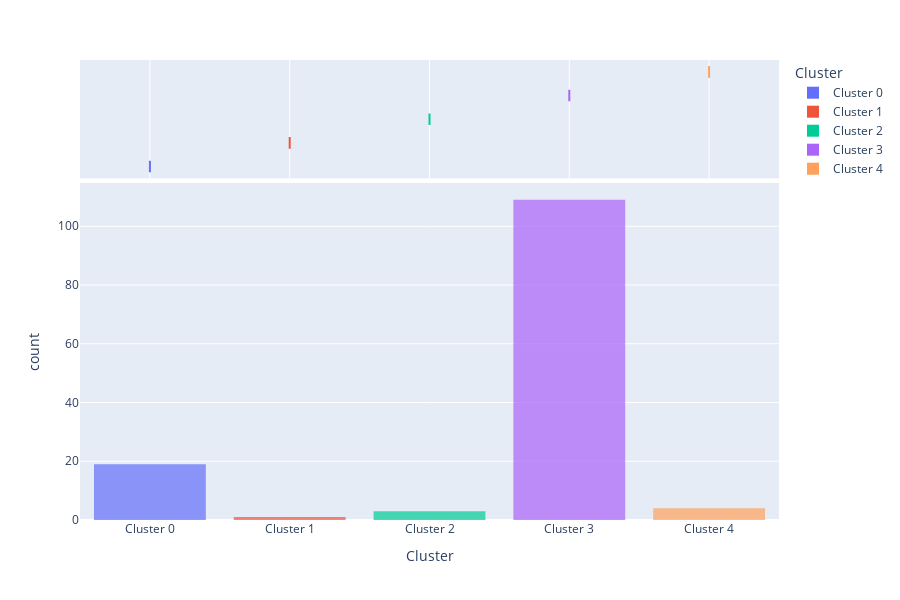

The notebook cell this image was saved under:
### Code cell
plot_model(model_kmeans, plot = 'distribution')

### Figure 1 — Plotly figure (JSON) as saved in the notebook; plotly's stock layout.template omitted (floating-point values rounded to 4 significant figures; data arrays with more than 128 entries replaced by an {"elided": "..."} marker saying what was removed)
{"data": [{"alignmentgroup": "True", "bingroup": "x", "hovertemplate": "Cluster=%{x}<br>count=%{y}<extra></extra>", "legendgroup": "Cluster 0", "marker": {"color": "#636efa", "opacity": 0.7, "pattern": {"shape": ""}}, "name": "Cluster 0", "offsetgroup": "Cluster 0", "orientation": "v", "showlegend": true, "type": "histogram", "x": ["Cluster 0", "Cluster 0", "Cluster 0", "Cluster 0", "Cluster 0", "Cluster 0", "Cluster 0", "Cluster 0", "Cluster 0", "Cluster 0", "Cluster 0", "Cluster 0", "Cluster 0", "Cluster 0", "Cluster 0", "Cluster 0", "Cluster 0", "Cluster 0", "Cluster 0"], "xaxis": "x", "yaxis": "y"}, {"alignmentgroup": "True", "customdata": {"elided": "19x7 mixed values"}, "hovertemplate": "Cluster=%{x}<br>Codigo distrito=%{customdata[0]}<br>Nombre tipo zona=%{customdata[1]}<br>Nit cliente-sucursal=%{customdata[2]}<br>Recency=%{customdata[3]}<br>Monetary=%{customdata[4]}<br>Frequency=%{customdata[5]}<br>Distrito-Nombretipozona=%{customdata[6]}<extra></extra>", "legendgroup": "Cluster 0", "marker": {"color": "#636efa"}, "name": "Cluster 0", "notched": true, "offsetgroup": "Cluster 0", "showlegend": false, "type": "box", "x": ["Cluster 0", "Cluster 0", "Cluster 0", "Cluster 0", "Cluster 0", "Cluster 0", "Cluster 0", "Cluster 0", "Cluster 0", "Cluster 0", "Cluster 0", "Cluster 0", "Cluster 0", "Cluster 0", "Cluster 0", "Cluster 0", "Cluster 0", "Cluster 0", "Cluster 0"], "xaxis": "x2", "yaxis": "y2"}, {"alignmentgroup": "True", "bingroup": "x", "hovertemplate": "Cluster=%{x}<br>count=%{y}<extra></extra>", "legendgroup": "Cluster 1", "marker": {"color": "#EF553B", "opacity": 0.7, "pattern": {"shape": ""}}, "name": "Cluster 1", "offsetgroup": "Cluster 1", "orientation": "v", "showlegend": true, "type": "histogram", "x": ["Cluster 1"], "xaxis": "x", "yaxis": "y"}, {"alignmentgroup": "True", "customdata": [[90, "Mayorista", "809011022-1", 24, 2432909, 24, "90-Mayorista"]], "hovertemplate": "Cluster=%{x}<br>Codigo distrito=%{customdata[0]}<br>Nombre tipo zona=%{customdata[1]}<br>Nit cliente-sucursal=%{customdata[2]}<br>Recency=%{customdata[3]}<br>Monetary=%{customdata[4]}<br>Frequency=%{customdata[5]}<br>Distrito-Nombretipozona=%{customdata[6]}<extra></extra>", "legendgroup": "Cluster 1", "marker": {"color": "#EF553B"}, "name": "Cluster 1", "notched": true, "offsetgroup": "Cluster 1", "showlegend": false, "type": "box", "x": ["Cluster 1"], "xaxis": "x2", "yaxis": "y2"}, {"alignmentgroup": "True", "bingroup": "x", "hovertemplate": "Cluster=%{x}<br>count=%{y}<extra></extra>", "legendgroup": "Cluster 2", "marker": {"color": "#00cc96", "opacity": 0.7, "pattern": {"shape": ""}}, "name": "Cluster 2", "offsetgroup": "Cluster 2", "orientation": "v", "showlegend": true, "type": "histogram", "x": ["Cluster 2", "Cluster 2", "Cluster 2"], "xaxis": "x", "yaxis": "y"}, {"alignmentgroup": "True", "customdata": [[90, "Mayorista", "900241288-1", 24, 788702, 24, "90-Mayorista"], [90, "Mayorista", "93386132-1", 22, 721928, 19, "90-Mayorista"], [90, "Mayorista", "900363900-1", 24, 631901, 23, "90-Mayorista"]], "hovertemplate": "Cluster=%{x}<br>Codigo distrito=%{customdata[0]}<br>Nombre tipo zona=%{customdata[1]}<br>Nit cliente-sucursal=%{customdata[2]}<br>Recency=%{customdata[3]}<br>Monetary=%{customdata[4]}<br>Frequency=%{customdata[5]}<br>Distrito-Nombretipozona=%{customdata[6]}<extra></extra>", "legendgroup": "Cluster 2", "marker": {"color": "#00cc96"}, "name": "Cluster 2", "notched": true, "offsetgroup": "Cluster 2", "showlegend": false, "type": "box", "x": ["Cluster 2", "Cluster 2", "Cluster 2"], "xaxis": "x2", "yaxis": "y2"}, {"alignmentgroup": "True", "bingroup": "x", "hovertemplate": "Cluster=%{x}<br>count=%{y}<extra></extra>", "legendgroup": "Cluster 3", "marker": {"color": "#ab63fa", "opacity": 0.7, "pattern": {"shape": ""}}, "name": "Cluster 3", "offsetgroup": "Cluster 3", "orientation": "v", "showlegend": true, "type": "histogram", "x": ["Cluster 3", "Cluster 3", "Cluster 3", "Cluster 3", "Cluster 3", "Cluster 3", "Cluster 3", "Cluster 3", "Cluster 3", "Cluster 3", "Cluster 3", "Cluster 3", "Cluster 3", "Cluster 3", "Cluster 3", "Cluster 3", "Cluster 3", "Cluster 3", "Cluster 3", "Cluster 3", "Cluster 3", "Cluster 3", "Cluster 3", "Cluster 3", "Cluster 3", "Cluster 3", "Cluster 3", "Cluster 3", "Cluster 3", "Cluster 3", "Cluster 3", "Cluster 3", "Cluster 3", "Cluster 3", "Cluster 3", "Cluster 3", "Cluster 3", "Cluster 3", "Cluster 3", "Cluster 3", "Cluster 3", "Cluster 3", "Cluster 3", "Cluster 3", "Cluster 3", "Cluster 3", "Cluster 3", "Cluster 3", "Cluster 3", "Cluster 3", "Cluster 3", "Cluster 3", "Cluster 3", "Cluster 3", "Cluster 3", "Cluster 3", "Cluster 3", "Cluster 3", "Cluster 3", "Cluster 3", "Cluster 3", "Cluster 3", "Cluster 3", "Cluster 3", "Cluster 3", "Cluster 3", "Cluster 3", "Cluster 3", "Cluster 3", "Cluster 3", "Cluster 3", "Cluster 3", "Cluster 3", "Cluster 3", "Cluster 3", "Cluster 3", "Cluster 3", "Cluster 3", "Cluster 3", "Cluster 3", "Cluster 3", "Cluster 3", "Cluster 3", "Cluster 3", "Cluster 3", "Cluster 3", "Cluster 3", "Cluster 3", "Cluster 3", "Cluster 3", "Cluster 3", "Cluster 3", "Cluster 3", "Cluster 3", "Cluster 3", "Cluster 3", "Cluster 3", "Cluster 3", "Cluster 3", "Cluster 3", "Cluster 3", "Cluster 3", "Cluster 3", "Cluster 3", "Cluster 3", "Cluster 3", "Cluster 3", "Cluster 3", "Cluster 3"], "xaxis": "x", "yaxis": "y"}, {"alignmentgroup": "True", "customdata": {"elided": "109x7 mixed values"}, "hovertemplate": "Cluster=%{x}<br>Codigo distrito=%{customdata[0]}<br>Nombre tipo zona=%{customdata[1]}<br>Nit cliente-sucursal=%{customdata[2]}<br>Recency=%{customdata[3]}<br>Monetary=%{customdata[4]}<br>Frequency=%{customdata[5]}<br>Distrito-Nombretipozona=%{customdata[6]}<extra></extra>", "legendgroup": "Cluster 3", "marker": {"color": "#ab63fa"}, "name": "Cluster 3", "notched": true, "offsetgroup": "Cluster 3", "showlegend": false, "type": "box", "x": ["Cluster 3", "Cluster 3", "Cluster 3", "Cluster 3", "Cluster 3", "Cluster 3", "Cluster 3", "Cluster 3", "Cluster 3", "Cluster 3", "Cluster 3", "Cluster 3", "Cluster 3", "Cluster 3", "Cluster 3", "Cluster 3", "Cluster 3", "Cluster 3", "Cluster 3", "Cluster 3", "Cluster 3", "Cluster 3", "Cluster 3", "Cluster 3", "Cluster 3", "Cluster 3", "Cluster 3", "Cluster 3", "Cluster 3", "Cluster 3", "Cluster 3", "Cluster 3", "Cluster 3", "Cluster 3", "Cluster 3", "Cluster 3", "Cluster 3", "Cluster 3", "Cluster 3", "Cluster 3", "Cluster 3", "Cluster 3", "Cluster 3", "Cluster 3", "Cluster 3", "Cluster 3", "Cluster 3", "Cluster 3", "Cluster 3", "Cluster 3", "Cluster 3", "Cluster 3", "Cluster 3", "Cluster 3", "Cluster 3", "Cluster 3", "Cluster 3", "Cluster 3", "Cluster 3", "Cluster 3", "Cluster 3", "Cluster 3", "Cluster 3", "Cluster 3", "Cluster 3", "Cluster 3", "Cluster 3", "Cluster 3", "Cluster 3", "Cluster 3", "Cluster 3", "Cluster 3", "Cluster 3", "Cluster 3", "Cluster 3", "Cluster 3", "Cluster 3", "Cluster 3", "Cluster 3", "Cluster 3", "Cluster 3", "Cluster 3", "Cluster 3", "Cluster 3", "Cluster 3", "Cluster 3", "Cluster 3", "Cluster 3", "Cluster 3", "Cluster 3", "Cluster 3", "Cluster 3", "Cluster 3", "Cluster 3", "Cluster 3", "Cluster 3", "Cluster 3", "Cluster 3", "Cluster 3", "Cluster 3", "Cluster 3", "Cluster 3", "Cluster 3", "Cluster 3", "Cluster 3", "Cluster 3", "Cluster 3", "Cluster 3", "Cluster 3"], "xaxis": "x2", "yaxis": "y2"}, {"alignmentgroup": "True", "bingroup": "x", "hovertemplate": "Cluster=%{x}<br>count=%{y}<extra></extra>", "legendgroup": "Cluster 4", "marker": {"color": "#FFA15A", "opacity": 0.7, "pattern": {"shape": ""}}, "name": "Cluster 4", "offsetgroup": "Cluster 4", "orientation": "v", "showlegend": true, "type": "histogram", "x": ["Cluster 4", "Cluster 4", "Cluster 4", "Cluster 4"], "xaxis": "x", "yaxis": "y"}, {"alignmentgroup": "True", "customdata": [[90, "Mayorista", "19280328-1", 24, 441186, 24, "90-Mayorista"], [90, "Mayorista", "890701033-1", 24, 342816, 20, "90-Mayorista"], [90, "Mayorista", "901391713-1", 24, 434553, 17, "90-Mayorista"], [90, "Mayorista", "900396551-1", 24, 255537, 24, "90-Mayorista"]], "hovertemplate": "Cluster=%{x}<br>Codigo distrito=%{customdata[0]}<br>Nombre tipo zona=%{customdata[1]}<br>Nit cliente-sucursal=%{customdata[2]}<br>Recency=%{customdata[3]}<br>Monetary=%{customdata[4]}<br>Frequency=%{customdata[5]}<br>Distrito-Nombretipozona=%{customdata[6]}<extra></extra>", "legendgroup": "Cluster 4", "marker": {"color": "#FFA15A"}, "name": "Cluster 4", "notched": true, "offsetgroup": "Cluster 4", "showlegend": false, "type": "box", "x": ["Cluster 4", "Cluster 4", "Cluster 4", "Cluster 4"], "xaxis": "x2", "yaxis": "y2"}], "layout": {"barmode": "relative", "height": 600, "legend": {"title": {"text": "Cluster"}, "tracegroupgap": 0}, "margin": {"t": 60}, "xaxis": {"anchor": "y", "categoryarray": ["Cluster 0", "Cluster 1", "Cluster 2", "Cluster 3", "Cluster 4"], "categoryorder": "array", "domain": [0, 1], "title": {"text": "Cluster"}}, "xaxis2": {"anchor": "y2", "domain": [0, 1], "matches": "x", "showgrid": true, "showticklabels": false}, "yaxis": {"anchor": "x", "domain": [0, 0.7326], "title": {"text": "count"}}, "yaxis2": {"anchor": "x2", "domain": [0.7426, 1], "matches": "y2", "showgrid": false, "showline": false, "showticklabels": false, "ticks": ""}}}
